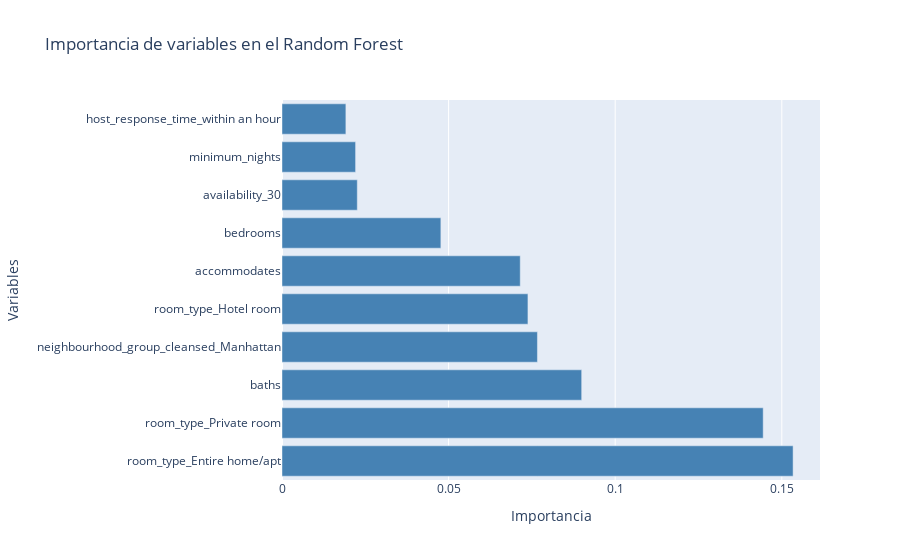

Notebook cell for this chart:
### Code cell
# visualizacion de la importancia mediante un grafico de barras
data = [
    go.Bar(
        y = importancia_predictores["predictor"],
        x = importancia_predictores["importancia"],
        marker_color = "steelblue",
        orientation='h',
        name = "Importancia de variables"
    )      
]

layout = go.Layout(title = "Importancia de variables en el Random Forest", xaxis_title = "Importancia", yaxis_title = "Variables")

fig = go.Figure(data = data, layout = layout)

fig.show()

### Figure 1 — Plotly figure (JSON) as saved in the notebook; plotly's stock layout.template omitted (floating-point values rounded to 4 significant figures)
{"data": [{"marker": {"color": "steelblue"}, "name": "Importancia de variables", "orientation": "h", "type": "bar", "x": [0.1534, 0.1444, 0.08994, 0.07666, 0.07381, 0.0715, 0.04768, 0.0226, 0.02209, 0.01917], "y": ["room_type_Entire home/apt", "room_type_Private room", "baths", "neighbourhood_group_cleansed_Manhattan", "room_type_Hotel room", "accommodates", "bedrooms", "availability_30", "minimum_nights", "host_response_time_within an hour"]}], "layout": {"title": {"text": "Importancia de variables en el Random Forest"}, "xaxis": {"title": {"text": "Importancia"}}, "yaxis": {"title": {"text": "Variables"}}}}
